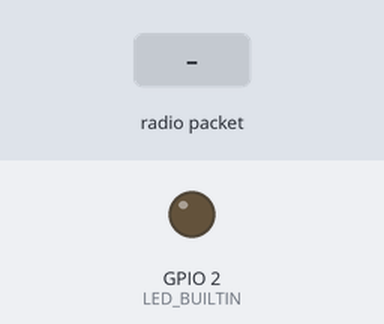
Recording of a sketch running on a simulated ESP32. On the bench: output pins drawn as LEDs (lit = HIGH). The inputs (shaded band) are chosen by the test bench. WiFi joins after 1.5 s; servers stay silent unless stated; no radio packets arrive unless stated; no MQTT or app messages arrive unless stated; what the sketch prints to the serial monitor is not drawn.

Above: at 2.7 s.
2.8 s: radio packet "1" arrives
At 28.8 s:
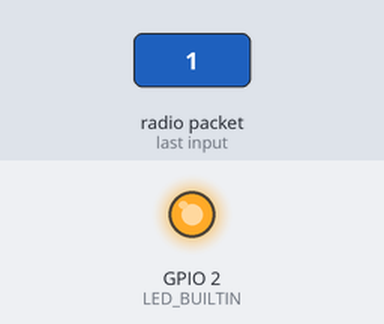
Timing chart, 0 to 29.5 s (numbered marks = the images above; inputs shaded):
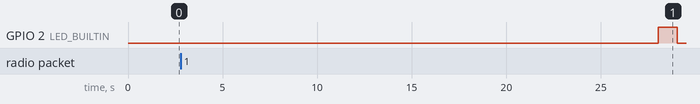

The sketch:

Lora_gateway.ino
```cpp
#include <SPI.h>
#include <LoRa.h>
#include <WiFi.h>
#include <PubSubClient.h>

#define SCK     5    // GPIO5  -- SX1278's SCK
#define MISO    19   // GPIO19 -- SX1278's MISO
#define MOSI    27   // GPIO27 -- SX1278's MOSI
#define SS      18   // GPIO18 -- SX1278's CS
#define RST     14   // GPIO14 -- SX1278's RESET
#define DI0     26   // GPIO26 -- SX1278's IRQ(Interrupt Request)

const char* ssid = "................."; // Wifi SSID
const char* password = "............."; // Wifi Password
const char* username = "............."; // my AskSensors username
const char* pubTopic = "............."; // username/apiKeyIn
const unsigned int writeInterval = 25000;   // write interval (in ms)
//AskSensors MQTT config
const char* mqtt_server = "mqtt.asksensors.com";
unsigned int mqtt_port = 1883;

WiFiClient askClient;
PubSubClient client(askClient);


void setup() {
  Serial.begin(9600);
  while (!Serial);

  Serial.println("LoRa Gateway to AskSensor via MQTT");

  SPI.begin(SCK, MISO, MOSI, SS);
  LoRa.setPins(SS, RST, DI0);

  if (!LoRa.begin(866E6)) {
    Serial.println("Starting LoRa failed!");
    while (1);
  }
  Serial.println("LoRa started!");
  // Start led on the esp32
  pinMode(LED_BUILTIN, OUTPUT);

  // WIFI and Asksensor section

  Serial.print("********** connecting to WIFI : ");
  Serial.println(ssid);

  WiFi.begin(ssid, password);

  while (WiFi.status() != WL_CONNECTED) {
    delay(500);
    Serial.print(".");
  }
  Serial.println("");
  Serial.println("->WiFi connected");
  Serial.println("->IP address: ");
  Serial.println(WiFi.localIP());

  client.setServer(mqtt_server, mqtt_port);
  client.setCallback(callback);
}

void loop() {
  onReceive(LoRa.parsePacket());
}

// LoRa function to read and print to serial.
void onReceive(int packetSize) {
  if (packetSize == 0) return;          // if there's no packet, return

  int temp = LoRa.read();
  int hum = LoRa.read();
  byte id = LoRa.read();

  // Only take in data from node id, can add more with OR.
  if (id == 0xFF) {

    // if message is for this device, or broadcast, print details:
    Serial.print("From nodeID: ");
    Serial.println(id);
    Serial.print("Temperature in celcius: ");
    Serial.println(temp);
    Serial.print("Humidity: ");
    Serial.println(hum);
    Serial.println();
    // send to Asksensor via MQTT
    senddata(temp, hum);
  } else {
    Serial.println("This message is not for me.");
    return;                             // skip rest of function
  }

  // To debug for gateway is working visually
  digitalWrite(LED_BUILTIN, HIGH);
  delay(1000);
  digitalWrite(LED_BUILTIN, LOW);
  delay(1000);
}

void senddata(int temp, int hum) {
  if (!client.connected())
    reconnect();
  client.loop();
  Serial.println("********** Publish MQTT data to ASKSENSORS");
  char mqtt_payload[30] = "";
  snprintf (mqtt_payload, 30, "m1=%ld&m2=%ld", temp, hum);
  Serial.print("Publish message: ");
  Serial.println(mqtt_payload);
  client.publish(pubTopic, mqtt_payload);
  Serial.println("> MQTT data published");
  Serial.println("********** End ");
  Serial.println("*****************************************************");

  delay(writeInterval);// delay
}

void callback(char* topic, byte* payload, unsigned int length) {
  Serial.print("Message arrived [");
  Serial.print(topic);
  Serial.print("] ");
  for (int i = 0; i < length; i++) {
    Serial.print((char)payload[i]);
  }
  Serial.println();
}

void reconnect() {
  // Loop until reconnected
  while (!client.connected()) {
    Serial.print("********** Attempting MQTT connection...");
    // Attempt to connect
    if (client.connect("ESP32Client", username, "")) {
      Serial.println("-> MQTT client connected");
    } else {
      Serial.print("failed, rc=");
      Serial.print(client.state());
      Serial.println("-> try again in 5 seconds");
      // Wait 5 seconds before retrying
      delay(5000);
    }
  }
}
```

Measured:
- after the input at 2.8 s, GPIO 2 (LED_BUILTIN): LOW → HIGH after 25.2 s, → LOW 1.0 s later
